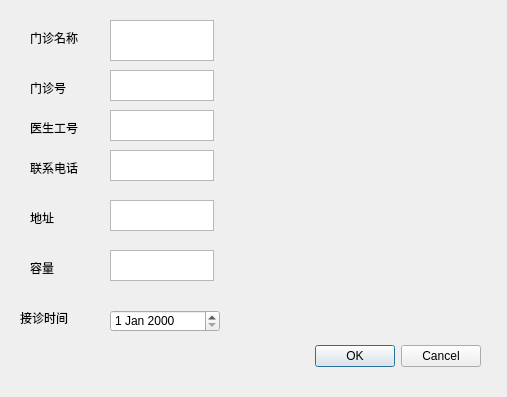
<?xml version="1.0" encoding="UTF-8"?>
<ui version="4.0">
 <class>Dialog2</class>
 <widget class="QDialog" name="Dialog2">
  <property name="geometry">
   <rect>
    <x>0</x>
    <y>0</y>
    <width>507</width>
    <height>397</height>
   </rect>
  </property>
  <property name="windowTitle">
   <string>Dialog</string>
  </property>
  <widget class="QDialogButtonBox" name="buttonBox">
   <property name="geometry">
    <rect>
     <x>140</x>
     <y>340</y>
     <width>341</width>
     <height>32</height>
    </rect>
   </property>
   <property name="orientation">
    <enum>Qt::Horizontal</enum>
   </property>
   <property name="standardButtons">
    <set>QDialogButtonBox::Cancel|QDialogButtonBox::Ok</set>
   </property>
  </widget>
  <widget class="QLabel" name="label">
   <property name="geometry">
    <rect>
     <x>30</x>
     <y>30</y>
     <width>72</width>
     <height>15</height>
    </rect>
   </property>
   <property name="text">
    <string>门诊名称</string>
   </property>
  </widget>
  <widget class="QTextEdit" name="textEditName">
   <property name="geometry">
    <rect>
     <x>110</x>
     <y>20</y>
     <width>104</width>
     <height>41</height>
    </rect>
   </property>
  </widget>
  <widget class="QLabel" name="label_2">
   <property name="geometry">
    <rect>
     <x>30</x>
     <y>80</y>
     <width>72</width>
     <height>15</height>
    </rect>
   </property>
   <property name="text">
    <string>门诊号</string>
   </property>
  </widget>
  <widget class="QTextEdit" name="textEditNumber">
   <property name="geometry">
    <rect>
     <x>110</x>
     <y>70</y>
     <width>104</width>
     <height>31</height>
    </rect>
   </property>
  </widget>
  <widget class="QLabel" name="label_3">
   <property name="geometry">
    <rect>
     <x>30</x>
     <y>120</y>
     <width>72</width>
     <height>15</height>
    </rect>
   </property>
   <property name="text">
    <string>医生工号</string>
   </property>
  </widget>
  <widget class="QTextEdit" name="textEditworknumber">
   <property name="geometry">
    <rect>
     <x>110</x>
     <y>110</y>
     <width>104</width>
     <height>31</height>
    </rect>
   </property>
  </widget>
  <widget class="QLabel" name="label_4">
   <property name="geometry">
    <rect>
     <x>30</x>
     <y>160</y>
     <width>72</width>
     <height>15</height>
    </rect>
   </property>
   <property name="text">
    <string>联系电话</string>
   </property>
  </widget>
  <widget class="QTextEdit" name="textEdittel">
   <property name="geometry">
    <rect>
     <x>110</x>
     <y>150</y>
     <width>104</width>
     <height>31</height>
    </rect>
   </property>
  </widget>
  <widget class="QLabel" name="label_5">
   <property name="geometry">
    <rect>
     <x>30</x>
     <y>210</y>
     <width>72</width>
     <height>15</height>
    </rect>
   </property>
   <property name="text">
    <string>地址</string>
   </property>
  </widget>
  <widget class="QTextEdit" name="textEditaddress">
   <property name="geometry">
    <rect>
     <x>110</x>
     <y>200</y>
     <width>104</width>
     <height>31</height>
    </rect>
   </property>
  </widget>
  <widget class="QLabel" name="label_6">
   <property name="geometry">
    <rect>
     <x>30</x>
     <y>260</y>
     <width>72</width>
     <height>15</height>
    </rect>
   </property>
   <property name="text">
    <string>容量</string>
   </property>
  </widget>
  <widget class="QTextEdit" name="textEditcap">
   <property name="geometry">
    <rect>
     <x>110</x>
     <y>250</y>
     <width>104</width>
     <height>31</height>
    </rect>
   </property>
  </widget>
  <widget class="QLabel" name="label_7">
   <property name="geometry">
    <rect>
     <x>20</x>
     <y>310</y>
     <width>72</width>
     <height>15</height>
    </rect>
   </property>
   <property name="text">
    <string>接诊时间</string>
   </property>
  </widget>
  <widget class="QDateEdit" name="dateEditoutpatient">
   <property name="geometry">
    <rect>
     <x>110</x>
     <y>310</y>
     <width>110</width>
     <height>22</height>
    </rect>
   </property>
  </widget>
 </widget>
 <resources/>
 <connections>
  <connection>
   <sender>buttonBox</sender>
   <signal>accepted()</signal>
   <receiver>Dialog2</receiver>
   <slot>accept()</slot>
   <hints>
    <hint type="sourcelabel">
     <x>248</x>
     <y>254</y>
    </hint>
    <hint type="destinationlabel">
     <x>157</x>
     <y>274</y>
    </hint>
   </hints>
  </connection>
  <connection>
   <sender>buttonBox</sender>
   <signal>rejected()</signal>
   <receiver>Dialog2</receiver>
   <slot>reject()</slot>
   <hints>
    <hint type="sourcelabel">
     <x>316</x>
     <y>260</y>
    </hint>
    <hint type="destinationlabel">
     <x>286</x>
     <y>274</y>
    </hint>
   </hints>
  </connection>
 </connections>
</ui>
